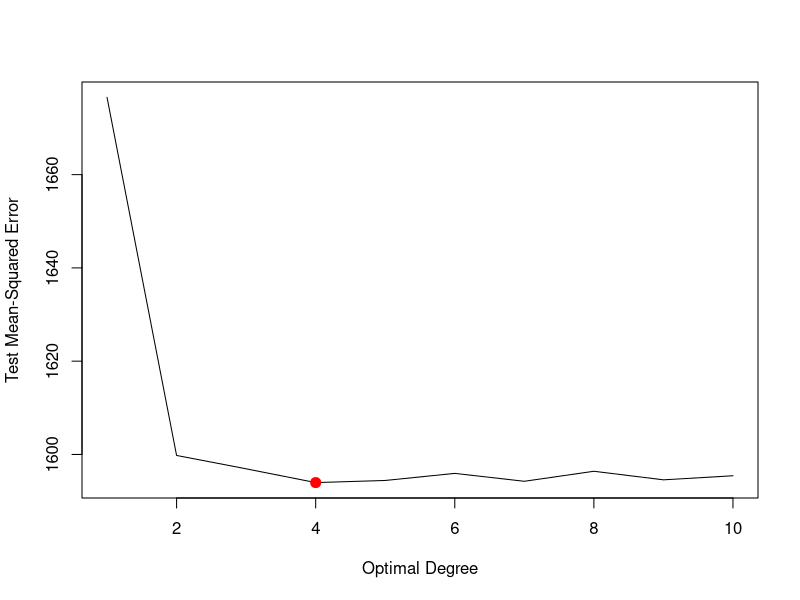
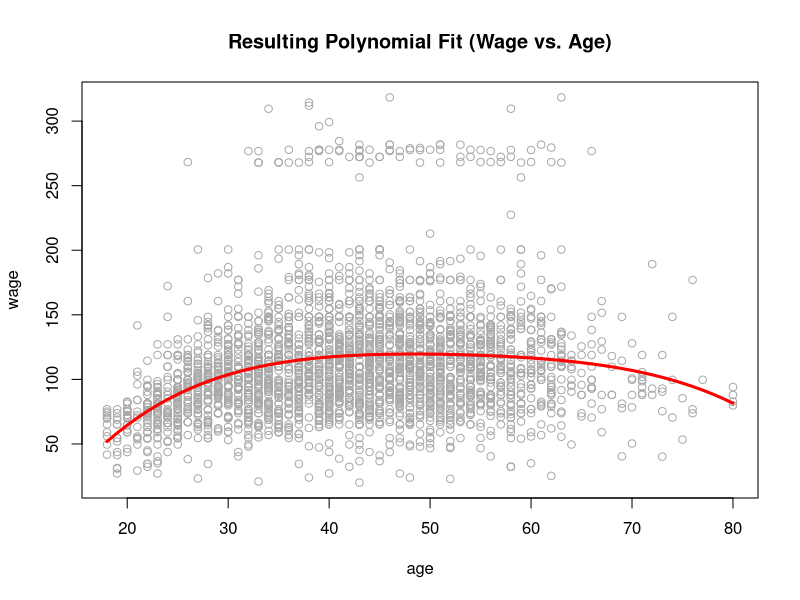
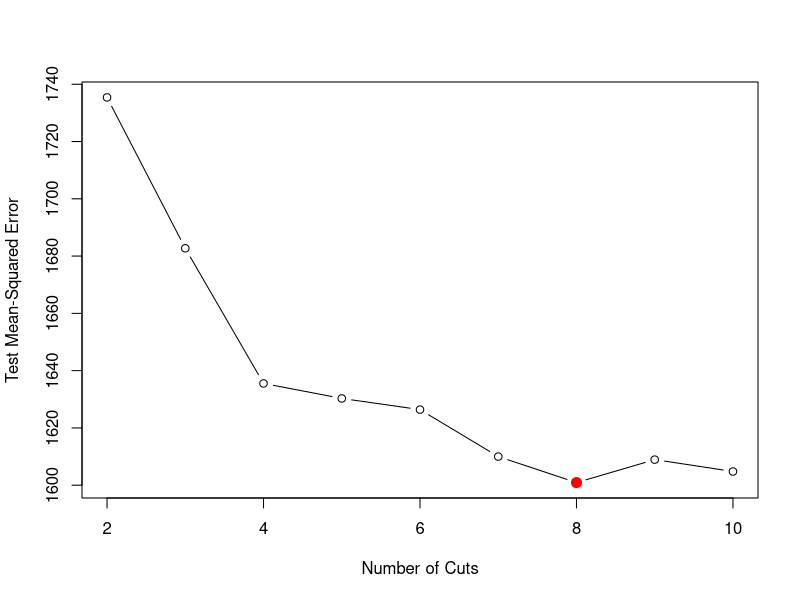
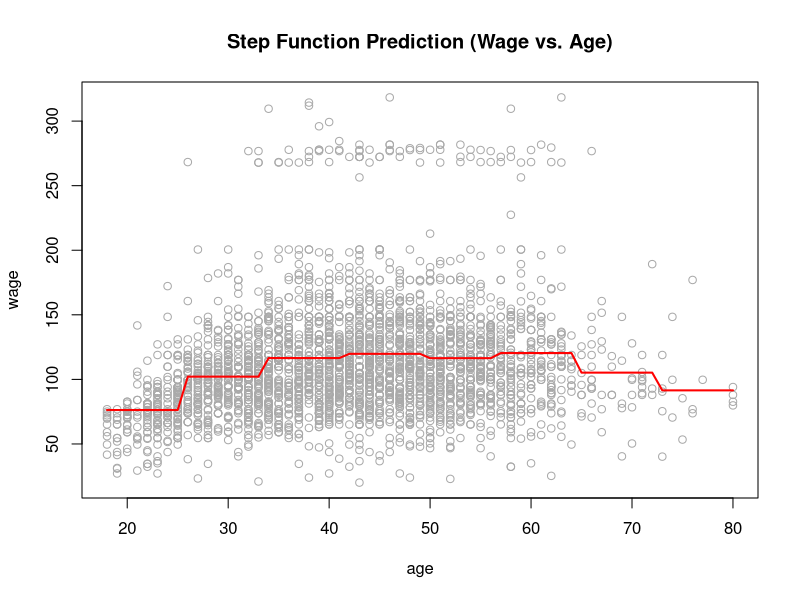

Source code (R) for these figures, in order:
## ---- chunk 1
knitr::opts_chunk$set(echo = TRUE)
## ---- chunk 2
library(boot)
wageData = read.csv("Wage.csv")
## ---- chunk 3
set.seed(2023) #Setting the seed for replicability 
degree <- 10
cv.errors <- rep(NA, degree)

for (i in 1:degree) { #Cross-validation process
  polynomial_model = glm(wage ~ poly(age, i), data = wageData)
  cv.errors[i] = cv.glm(wageData, polynomial_model, K = 10)$delta[1] 
}

#Above, K refers to number of folds in the cross-validation process, i.e. splitting the data into multiple parts and training/testing on each part or remaining. 

degree.min <- which.min(cv.errors) #Minimum degree selected from cross validation
plot(1:degree, cv.errors, xlab = 'Optimal Degree', ylab = 'Test Mean-Squared Error', type = 'l')
points(degree.min, cv.errors[degree.min], col = 'red', cex = 2, pch = 20)
## ---- chunk 4
fit1 <- lm(wage ~ age, data=wageData)
fit2 <- lm(wage ~ poly(age, 2), data=wageData) 
fit3 <- lm(wage ~ poly(age, 3), data=wageData) 
fit4 <- lm(wage ~ poly(age, 4), data=wageData) 
fit5 <- lm(wage ~ poly(age, 5), data=wageData) 
anova(fit1, fit2, fit3, fit4, fit5)

## ---- chunk 5
age.range <- range(wageData$age)
age.grid <- seq(from = age.range[1], to = age.range[2])

plot(wage ~ age, data = wageData, col = "darkgrey")
prediction <- predict(fit4, newdata = list(age = age.grid))
lines(age.grid, prediction, col = "red", lwd = 3)
title(main = "Resulting Polynomial Fit (Wage vs. Age)")
## ---- chunk 6
#First, find the optimal number of cuts using cross-validation

degree <- 10
cv.errors <- rep(NA, degree) #Reset the degree and cv.errors variables


for(i in 2:degree){
  wageData$age.cuts <- cut(wageData$age, i)
  general_lin_model <- glm(wage ~ age.cuts, data=wageData)
  cv.errors[i] <- cv.glm(wageData, general_lin_model, K=10)$delta[1]
}

degree.min <- which.min(cv.errors) #Minimum degree selected from cross validation

plot(2:degree, cv.errors[-1], xlab="Number of Cuts", ylab="Test Mean-Squared Error", type="b")
points(degree.min, cv.errors[degree.min], col="red", cex=2, pch=20)

## ---- chunk 7
plot(wage ~ age, data = wageData, col = "darkgrey")
step_fit <- glm(wage ~ cut(age, 8), data = wageData)
step_prediction <- predict(step_fit, list(age = age.grid))
lines(age.grid, step_prediction, col = "red", lwd = 2)
title(main = "Step Function Prediction (Wage vs. Age)")
